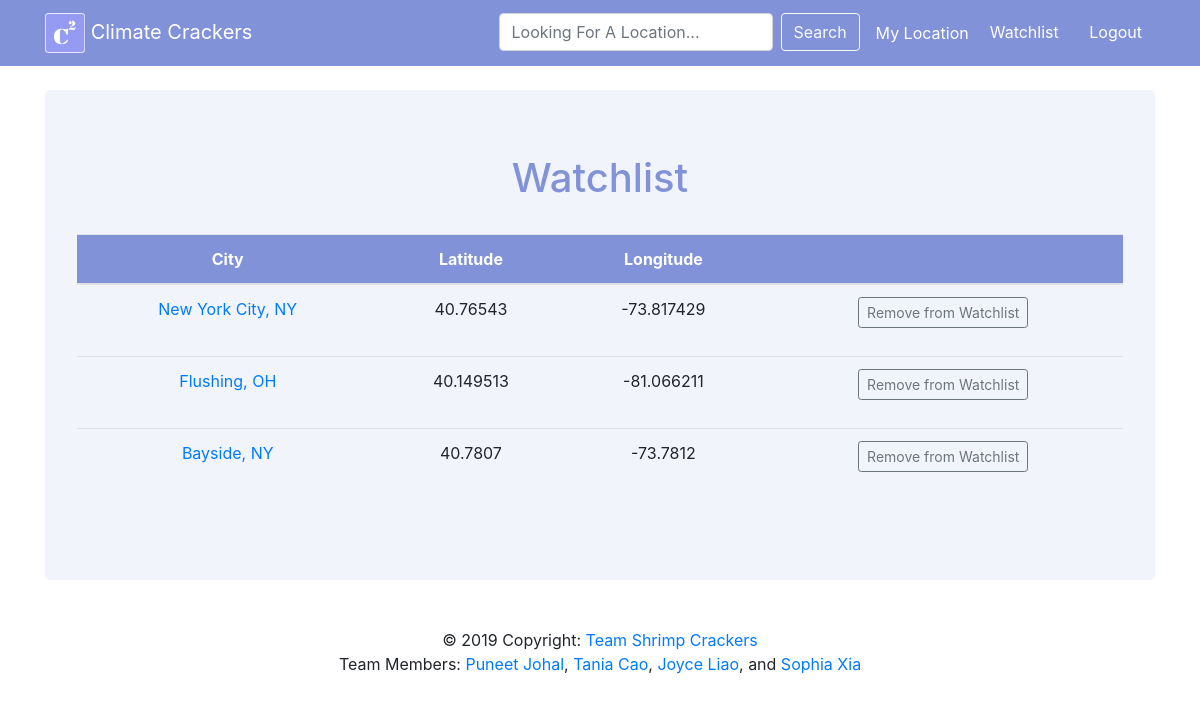
The page /watchlist (signed in) on the database its author committed.
### tables this page shows
CREATE TABLE watchlist (username TEXT, city TEXT, county TEXT, state TEXT, latitude FLOAT, longitude FLOAT);

### __init__.py (the view)
@app.route("/watchlist")
def load_wl():
    status = "logged_in" in session
    if status:
        locations = db.get_watchlist(session["logged_in"])
        return render_template("watchlist.html", title = "Watchlist", heading = "Watchlist", watchlist = locations, logged_in=status)
    else:
        flash ("Please login to view Watchlist")
        return render_template("login.html", title = "Login", heading = "Login")

### util/db.py (called while the page is built)
def get_watchlist(user):
    db = sqlite3.connect(DB_FILE)
    c = db.cursor()
    watchlist_data = []
    for each in c.execute("SELECT * FROM watchlist WHERE username =?", (user,)):
        temp = []
        for i in range (1,len(each)):
            temp.append(each[i])
        watchlist_data.append(temp)
    db.close()
    return watchlist_data

### templates/watchlist.html (shortened to what this page needs)
{% extends "parent.html" %}
{% block content %}
<div class="table-responsive">
  <table class="table table-hover text-center" width="100%">
    <thead>
      <tr class="text-white" style="background-color: #8192d9;">
        <th>City</th>
	<th>Latitude</th>
	<th>Longitude</th>
	<th></th>
      </tr>
    </thead>
    <tbody>
      {% for each in watchlist %}
      <tr>
        <td><a href="/info?city={{each[0]}}&county={{each[1]}}&state={{each[2]}}&lat={{each[3]}}&long={{each[4]}}"> {{each[0]}}, {{each[2]}} </a></td>
        <td>{{each[3]}}</td>
        <td>{{each[4]}}</td>
        <td>
          <form action = "/change_wl">
            <div class="form-group">
              <button type="submit" class="btn btn-outline-secondary btn-sm" name = "update" value = "Remove from watchlist">Remove from Watchlist</button>
	    </div>
	  </form>
        </td>
      </tr>
      {% endfor %}
    </tbody>
  </table>
</div>
{% endblock %}

### templates/parent.html (shortened to what this page needs)
<!DOCTYPE html>
<html lang="en" dir="ltr">
  {% block head %}
  <head>
    <link rel="stylesheet" href="https://stackpath.bootstrapcdn.com/bootstrap/4.1.3/css/bootstrap.min.css">
    <link rel="stylesheet" href="/static/style.css">
  </head>
  {% endblock %}
  <body>
    {% block header %}
    <nav class="navbar navbar-expand-lg navbar-dark navbar-fixed-top" style="background-color: #8192d9;">
      <div class="container">
	<a class="navbar-brand" href="/"><img src="/static/favicon.png" class="img-fluid" width="40" height="40"> Climate Crackers </a>
	<div class="collapse navbar-collapse" id="navbarNavDropdown">
	  <ul class="navbar-nav flex-row ml-md-auto d-none d-md-flex">
	    <li class="nav-item active mx-2">
	      <form class="form-inline" action = "/search">
		<input class="form-control mr-sm-2" type="search" placeholder="Looking For A Location..." aria-label="Search" name="search_location">
		<button class="btn btn-outline-light my-2 my-sm-0" type="submit">Search</button>
	      </form>
      </li>
        <li><a class="nav-link active" href="/current">My Location</a></li>
            {% if not logged_in %}
	    <li class="nav-item dropdown active mx-2">
	      <a class="nav-link dropdown-toggle" href="#" id="login" role="button" data-toggle="dropdown" aria-haspopup="true" aria-expanded="false">
		User
	      </a>
              <div class="dropdown-menu" aria-labelledby="login" style="background-color: #9aa7e0;">
		<a class="dropdown-item text-secondary" href="/login">Login</a>
		<a class="dropdown-item text-secondary" href="/register">Register</a>
              </div>
              {% else %}
              <div class="center">
		<a class="btn btn-black text-white" href="/watchlist">Watchlist</a>
		<a class="btn btn-black text-white" href="/logout">Logout</a>
	      </div>
              {% endif %}
	  </ul>
	</div>
      </div>
    </nav>
    {% endblock %}
    <div class="container">
      <div style="background:#f2f4fb !important" class="jumbotron">
	<h1 class="text-center"> <font color="#8192d9"> {{ heading }} </font></h1>
	<br>
	{% block content %}
	{% endblock %}
      </div>
    </div>
    {% block footer %}
    <footer class="page-footer" style="text-decoration: none;">
      <center>
	<div class="footer-copyright text-center py-3"> &copy 2019 Copyright: <a href="https://github.com/puneetjohal/ShrimpCrackers"> Team Shrimp Crackers</a>
	  <br> Team Members:
	  <a href="https://github.com/puneetjohal">Puneet Johal</a>,
	  <a href="https://github.com/taniacao12">Tania Cao</a>,
	  <a href="https://github.com/joyceliaoo">Joyce Liao</a>, and
	  <a href="https://github.com/sxia1">Sophia Xia</a>
	</div>
      </center>
    </footer>
    {% endblock %}
  </body>
</html>

### rows shown on the page
watchlist: city "New York City", state "NY", latitude "40.76543", longitude "-73.817429"
watchlist: city "Flushing", state "OH", latitude "40.149513", longitude "-81.066211"
watchlist: city "Bayside", state "NY", latitude "40.7807", longitude "-73.7812"

### other values the page prints
{{ heading }} "Watchlist"
